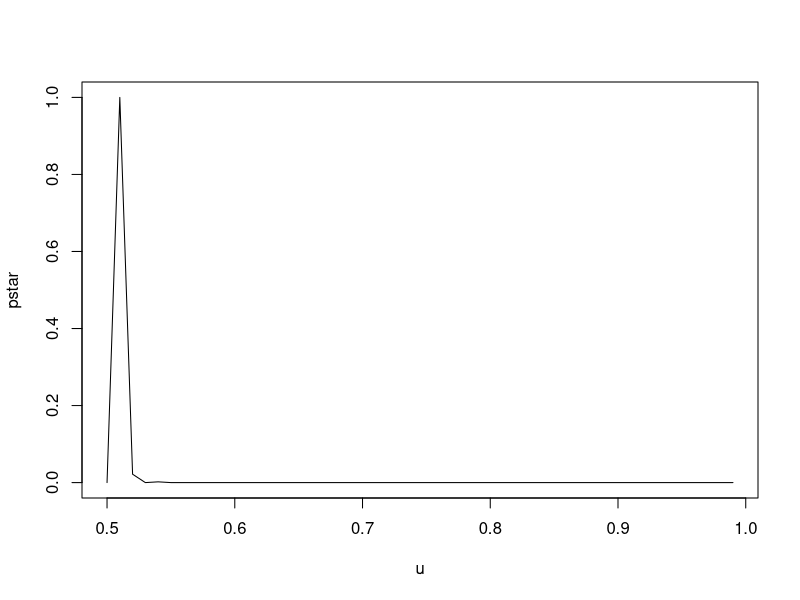
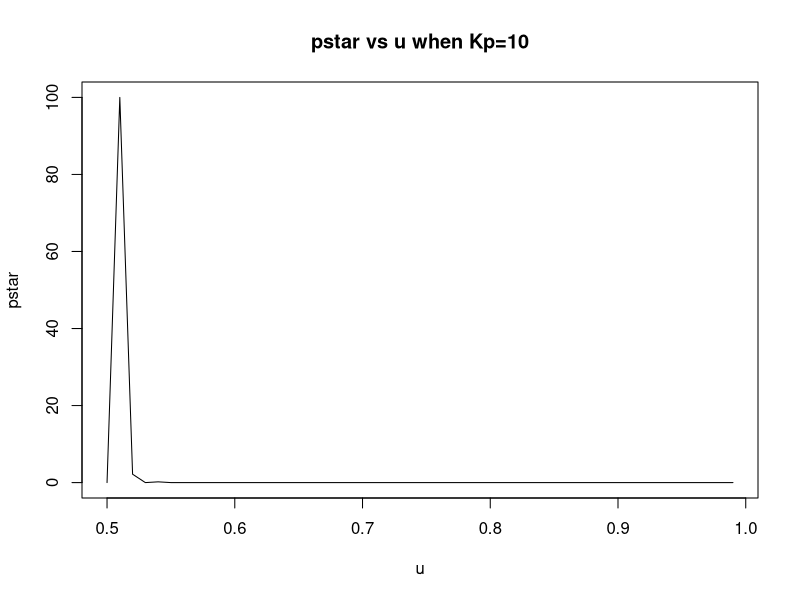

These figures' R source, in order:
#parameters
kex<-22500
kel<-4200
tx<-(1.875*10^6)
tl<-350000
Rl<-2000
Rx<-2000
G<-4630
W1<-0.25
W2<-98.75
w<-1
mu<-1.5
u<-vector()
u<-seq(from=0.5,to=0.99,by=0.01)

t<-seq(from=0,to=1470,by=30)
degp<-exp(0.0005*t)
degm<-exp(0.13*t)
dil<-mu*t

mstarvec<-vector()
rlvec<-vector()
rxvec<-vector()
KLvec<-vector()
KXvec<-vector()
pstarvec<-vector()

mstarvec<-c(mstarvec,0)
rlvec<-c(rlvec,1)
rxvec<-c(rxvec,1)
KLvec<-c(KLvec,1)
KXvec<-c(KXvec,1)
pstarvec<-c(pstarvec,0)

for (i in 2:length(t)){
  rlvec[i]<-(kel*Rl)*(mstarvec[i-1]/tl*KLvec[i-1])
  rxvec[i]<-(kex*Rx)*(G/(tx*KXvec[i-1]+G*(tx+1)))
  KLvec[i]<-rlvec[i-1]/(dil[i]+degp[i])
  KXvec[i]<-rxvec[i-1]/(dil[i]+degm[i])
  pstarvec[i]<-KLvec[i-1]*w
  mstarvec[i]<-KXvec[i-1]*u[i]
}

plot(u,pstarvec,xlab="u",ylab="pstar",type="l")

#part c, Kp
Kp<-100
KLvecnew<-KLvec*Kp

for (i in 2:length(t)){
  rlvec[i]<-(kel*Rl)*(mstarvec[i-1]/tl*KLvecnew[i-1])
  rxvec[i]<-(kex*Rx)*(G/(tx*KXvec[i-1]+G*(tx+1)))
  KXvec[i]<-rxvec[i-1]/(dil[i]+degm[i])
  pstarvec[i]<-KLvecnew[i-1]*w
  mstarvec[i]<-KXvec[i-1]*u[i]
}

plot(u,pstarvec,xlab="u",ylab="pstar",main="pstar vs u when Kp=10",type="l")